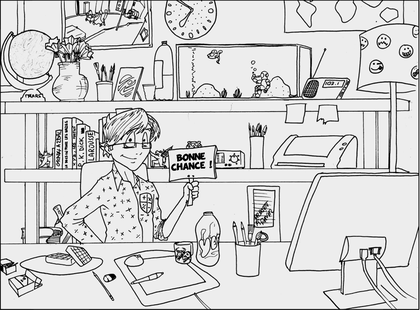
%> input picture original.bmp, 420 x 310 px, shrunk from 960 x 708 before the run; the run also reads 1 picture not shown here
$ octave ArithmeticOperationsIntensityMappingBitSlicing.m   (GNU Octave 9; MATLAB toolbox functions it lacks are replaced by stand-ins)
%> lines starting %> are read from the running program, lines starting %| are printed output that depends on the picture
%% Bipul Mohanto
% Color in Informatics and MEdia Technology
% contact: bipul.mohanto@yahoo.com
% LinkedIn: https://www.linkedin.com/in/mohantobipul


%% Arithmetic operations

clear all
close all
clc

I1=imread('original.bmp');
%> I1 is the input picture: size 310x420 uint8; min 0, max 255, mean 209.7
I2=imread('original2.bmp');

DIF=max(I1-I2,I2-I1);
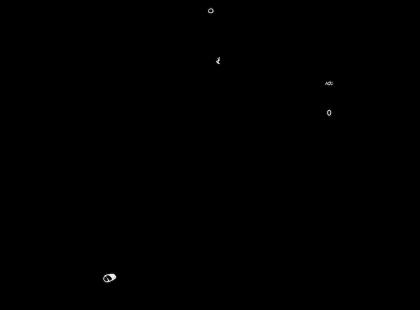
%> DIF: size 310x420 uint8; min 0, max 237, mean 0.2
imshow(DIF);

% to count : just wait for morphological operations and labeling

I1=imread('chroL.bmp');
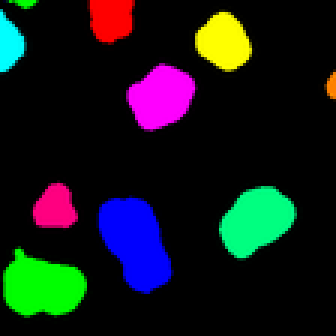
%> input picture chroL.bmp, 112 x 112 px, shrunk from 256 x 256 before the run (shown 3 times larger)
%> I1 is the input picture: size 112x112x3 uint8; mean R, G, B 19.8, 25.4, 25.8
I2=imread('chroOp.bmp');
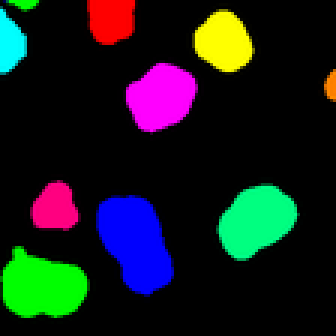
%> input picture chroOp.bmp, 112 x 112 px, shrunk from 256 x 256 before the run (shown 3 times larger)
%> I2 is the input picture: size 112x112x3 uint8; mean R, G, B 22.4, 28.6, 28.8
DIF=max(I1-I2,I2-I1);
%> DIF: size 112x112x3 uint8

I=imread('chro.bmp');
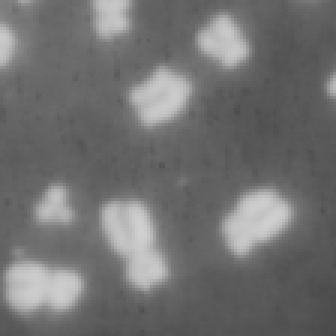
%> input picture chro.bmp, 112 x 112 px, shrunk from 256 x 256 before the run (shown 3 times larger)
%> I is the input picture: size 112x112 uint8; min 72, max 208, mean 112.9
IC=cat(3,I,I,I); % color image

for i=1:size(I,1)
    for j=1:size(I,2)
             if (max(DIF(i,j,:))~=0)
                 IC(i,j,:)=DIF(i,j,:);
             end
    end
end
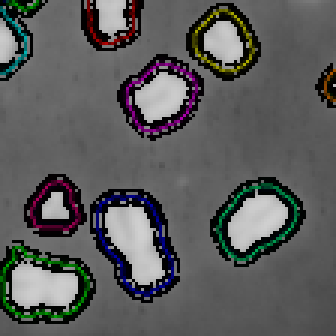
%> IC: size 112x112x3 uint8 (shown 3 times larger); mean R, G, B 90.4, 90.9, 90.8
figure, imshow(IC);

%% Intensity mapping

clear all
close all
clc

I=imread('spine.jpg');
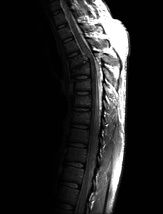
%> input picture spine.jpg, 163 x 214 px, shrunk from 373 x 488 before the run
%> I is the input picture: size 214x163 uint8; min 0, max 255, mean 32.6
imshow(I);

% log transform
lut=uint8((255/log(256))*log((1:256)));
J=lut(I+1);
figure, imshow(J);

% power-low transform
clear lut;
gamma = 0.5;
lut=uint8(255*((0:255)/255).^gamma);
clear J;
J=lut(I+1);
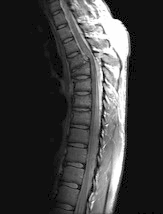
%> J: size 214x163 uint8; min 0, max 254, mean 59.3
figure, imshow(J);

IA = imadjust(I,[],[],gamma);
figure, imshow(IA);

%% piecwise linear transform

clear all
close all
clc

%> (the run ends here)
